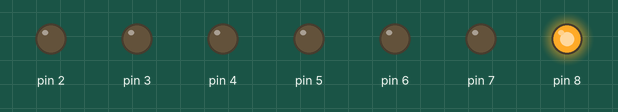
A sketch run on a simulated Arduino Uno, built with avr-gcc and run on an emulated ATmega328P. On the bench: output pins drawn as LEDs (lit = HIGH).

Above: at 0.5 s.
At 2.5 s:
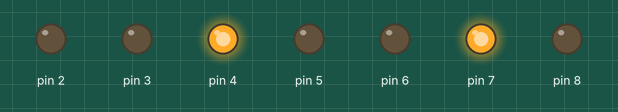
At 3.5 s:
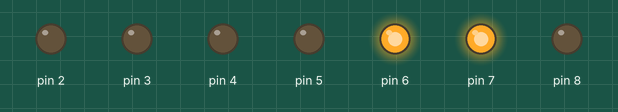
At 5.5 s:
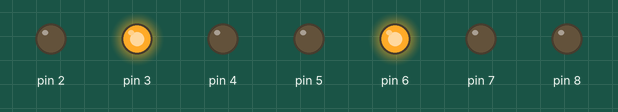
At 8.5 s:
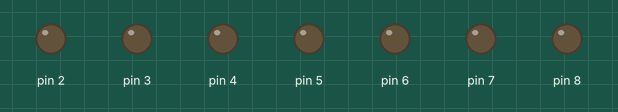
At 11.5 s:
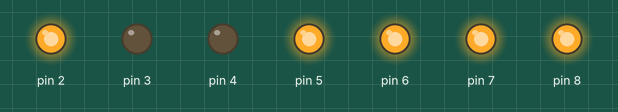
Timing chart, 0 to 13.0 s (numbered marks = the images above):
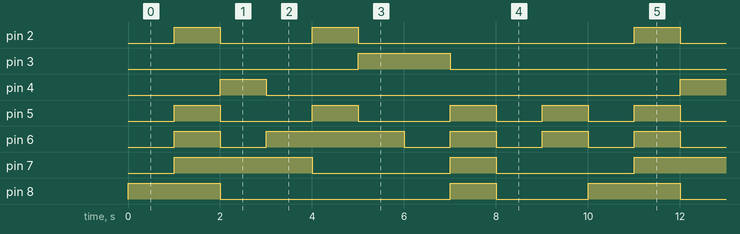

Measured:
- by itself, pin 2: repeats every 10.0 s: LOW 2.0 s, HIGH 1.0 s, LOW 6.0 s, HIGH 1.0 s
- by itself, pin 3: alternates HIGH for 2.0 s and LOW for 8.0 s
- by itself, pin 4: alternates HIGH for 1.0 s and LOW for 9.0 s
- by itself, pin 5: repeats every 10.0 s: 2 × (LOW 2.0 s, HIGH 1.0 s), 2 × (LOW 1.0 s, HIGH 1.0 s)
- by itself, pin 6: repeats every 10.0 s: LOW 1.0 s, HIGH 3.0 s, 3 × (LOW 1.0 s, HIGH 1.0 s)
- by itself, pin 7: repeats every 10.0 s: LOW 3.0 s, HIGH 1.0 s, LOW 3.0 s, HIGH 3.0 s
- by itself, pin 8: repeats every 10.0 s: LOW 5.0 s, HIGH 1.0 s, LOW 2.0 s, HIGH 2.0 s

The sketch:

sketch_jan31d.ino
```cpp
void setup() {
  /*
  pinMode(2, OUTPUT);
  pinMode(3, OUTPUT);
  pinMode(4, OUTPUT);
  pinMode(5, OUTPUT);
  pinMode(6, OUTPUT);
  pinMode(7, OUTPUT);
  pinMode(8, OUTPUT);
  */
for (char i=2;i<9;i++){
  pinMode(i, OUTPUT);
  }
}

void loop() {

// 0 için
for(char i=2;i<7;i++){
  digitalWrite(i, LOW);
  digitalWrite(8, HIGH);
  }
  delay(1000);

//1 için
  digitalWrite(2, HIGH);
  digitalWrite(3, LOW);
  digitalWrite(4, LOW);
  for(char i=5;i<9;i++){
    digitalWrite(i, HIGH);
    }
    delay(1000);

// 2 için

  digitalWrite(2, LOW);
  digitalWrite(3, LOW);
  digitalWrite(4, HIGH);
  digitalWrite(5, LOW);
  digitalWrite(6, LOW);
  digitalWrite(7, HIGH);
  digitalWrite(8, LOW);
  delay(1000);

// 3 için

  digitalWrite(2, LOW);
  digitalWrite(3, LOW);
  digitalWrite(4, LOW);
  digitalWrite(5, LOW);
  digitalWrite(6, HIGH);
  digitalWrite(7, HIGH);
  digitalWrite(8, LOW);
  delay(1000);

// 4 için

  digitalWrite(2, HIGH);
  digitalWrite(3, LOW);
  digitalWrite(4, LOW);
  digitalWrite(5, HIGH);
  digitalWrite(6, HIGH);
  digitalWrite(7, LOW);
  digitalWrite(8, LOW);
  delay(1000);

// 5 için

  digitalWrite(2, LOW);
  digitalWrite(3, HIGH);
  digitalWrite(4, LOW);
  digitalWrite(5, LOW);
  digitalWrite(6, HIGH);
  digitalWrite(7, LOW);
  digitalWrite(8, LOW);
  delay(1000);

// 6 için

  digitalWrite(2, LOW);
  digitalWrite(3, HIGH);
  digitalWrite(4, LOW);
  digitalWrite(5, LOW);
  digitalWrite(6, LOW);
  digitalWrite(7, LOW);
  digitalWrite(8, LOW);
  delay(1000);

// 7 için

  digitalWrite(2, LOW);
  digitalWrite(3, LOW);
  digitalWrite(4, LOW);
  digitalWrite(5, HIGH);
  digitalWrite(6, HIGH);
  digitalWrite(7, HIGH);
  digitalWrite(8, HIGH);
  delay(1000);

// 8 için

  digitalWrite(2, LOW);
  digitalWrite(3, LOW);
  digitalWrite(4, LOW);
  digitalWrite(5, LOW);
  digitalWrite(6, LOW);
  digitalWrite(7, LOW);
  digitalWrite(8, LOW);
  delay(1000);

// 9 için

  digitalWrite(2, LOW);
  digitalWrite(3, LOW);
  digitalWrite(4, LOW);
  digitalWrite(5, HIGH);
  digitalWrite(6, HIGH);
  digitalWrite(7, LOW);
  digitalWrite(8, LOW);
  delay(1000);
}
```
